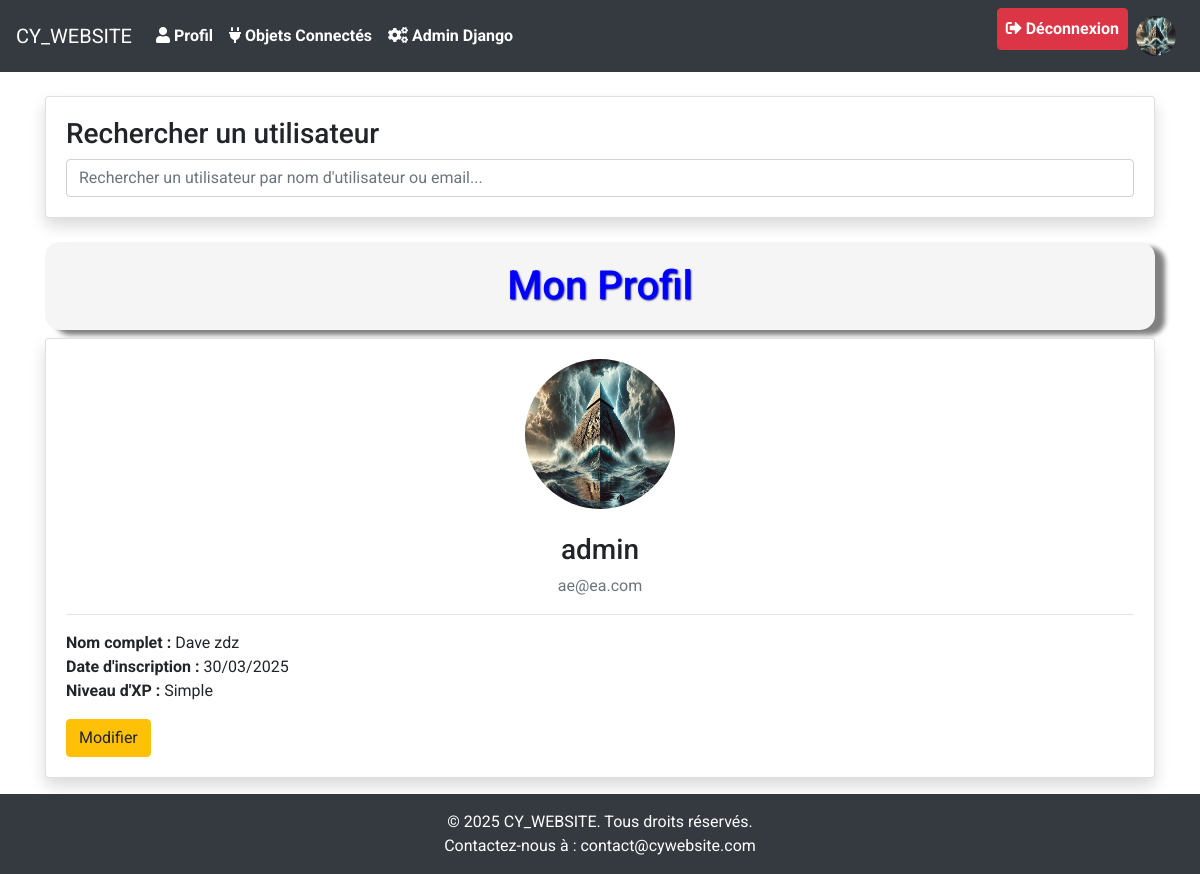
/news/visualisation/ (signed in), run on an earlier commit of the app's database.
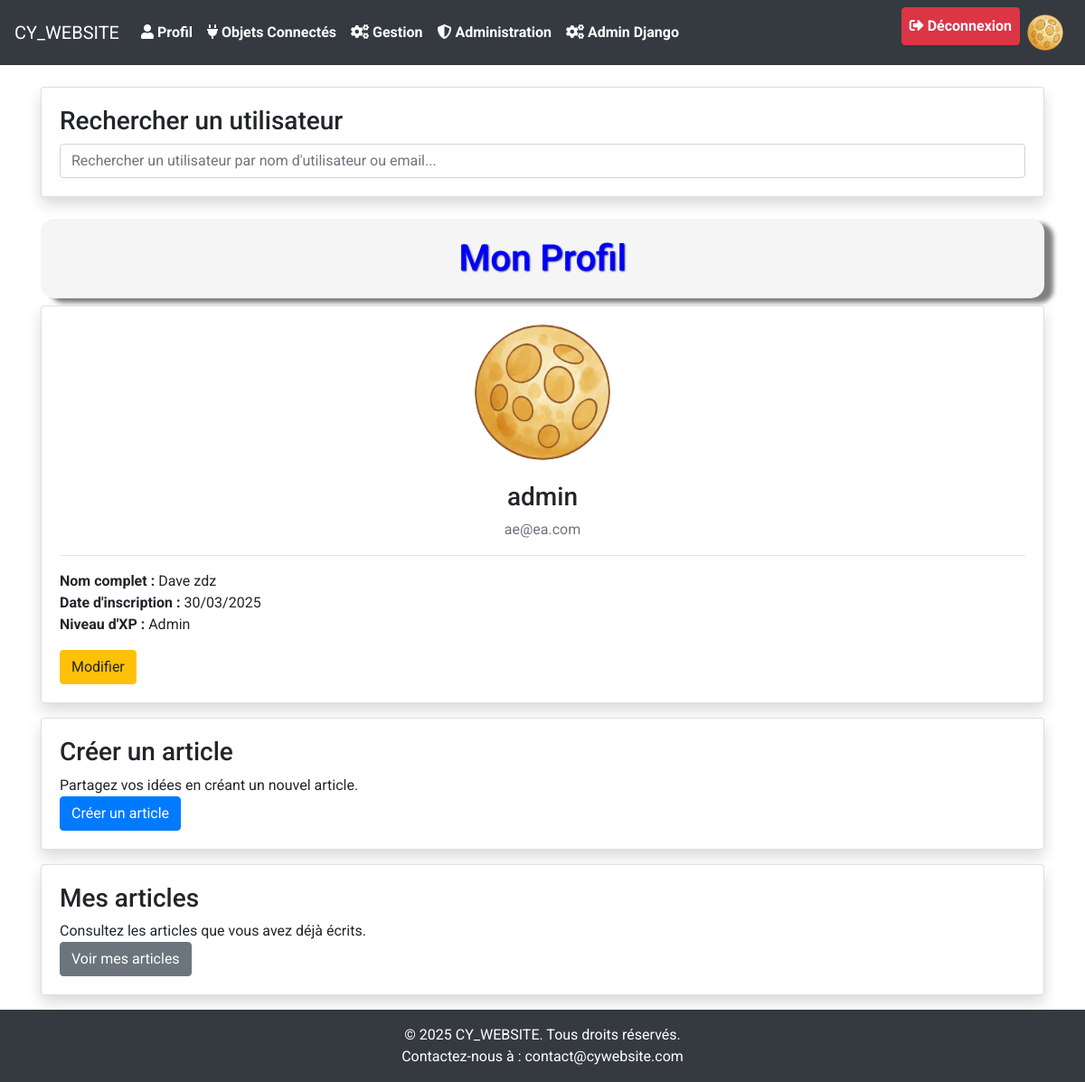
And on a later commit of the database.
### user/models.py (models this page shows, shortened)
class User(AbstractUser):
    profile_picture = models.ImageField(
        upload_to='data/profile_pictures/',
        blank=True,
        null=True,
        help_text="Téléchargez une image de profil (formats acceptés : JPEG, PNG)."
    )
    groups = models.ManyToManyField(
        'auth.Group',
        related_name='custom_user_set',  # Nom unique pour éviter les conflits
        blank=True
    )
    user_permissions = models.ManyToManyField(
        'auth.Permission',
        related_name='custom_user_permissions_set',  # Nom unique pour éviter les conflits
        blank=True
    )
    XP_LEVEL_CHOICES = [
        ('simple', 'Simple'),
        ('intermediate', 'Intermédiaire'),  # Nouveau niveau ajouté
        ('complex', 'Complexe'),
        ('admin', 'Admin'),
    ]
    xp_level = models.CharField(
        max_length=15,  # Augmentez la longueur pour inclure "intermediate"
        choices=XP_LEVEL_CHOICES,
        default='simple',
        verbose_name="Niveau d'XP"
    )
    date_naissance = models.DateField(
        blank=True,
        null=True,
        help_text="Entrez votre date de naissance (format : DD-MM-YYYY)."
    )
    class Meta:
        verbose_name = "Utilisateur"
        verbose_name_plural = "Utilisateurs"
        ordering = ['-date_joined']

### news/views.py (the view)
# urls.py: path('visualisation/', views.visualisation, name='visualisation'),
@login_required
def visualisation(request):
    return render(request, "news/visualisation.html", {"user": request.user})

### news/templates/news/visualisation.html (shortened to what this page needs)
{% extends 'cyWebsite/base.html' %}
{% load static %}
{% block content %}
<div class="container mt-4">
    <div class="card shadow mb-3">
        <div class="card-body">
            <h3>Rechercher un utilisateur</h3>
            <div class="input-group">
                <input type="text" id="search-user-input" class="form-control" placeholder="Rechercher un utilisateur par nom d'utilisateur ou email...">
            </div>
        </div>
    </div>
    <h1 class="text-center mt-4">Mon Profil</h1>
    <div class="card shadow mb-3">
        <div class="card-body">
            <div class="text-center">
                <form method="post" action="{% url 'user:update_profile_picture' %}" enctype="multipart/form-data">
                    <label for="profile_picture_input" style="cursor: pointer;">
                        <img src="{% if user.profile_picture %}{{ user.profile_picture.url }}{% else %}{% static 'default_profile.png' %}{% endif %}"
                             alt="Photo de profil" class="rounded-circle" style="width: 150px; height: 150px;">
                    </label>
                </form>
            </div>
            <h3 class="text-center mt-3">{{ user.username }}</h3>
            <p class="text-center text-muted">{{ user.email }}</p>
            <hr>
            <p><strong>Nom complet :</strong> {{ user.first_name }} {{ user.last_name }}</p>
            <p><strong>Date d'inscription :</strong> {{ user.date_joined|date:"d/m/Y" }}</p>
            <p><strong>Niveau d'XP :</strong> {{ user.get_xp_level_display }}</p>
            <button class="btn btn-warning mt-3" data-toggle="modal" data-target="#editUserInfoModal">Modifier</button>
        </div>
    </div>
    {% if user.xp_level in 'complex admin' %}
    <div class="card shadow mb-3">
        <div class="card-body">
            <h3>Créer un article</h3>
            <p>Partagez vos idées en créant un nouvel article.</p>
            <a href="{% url 'news:create_article' %}" class="btn btn-primary">Créer un article</a>
        </div>
    </div>
    <div class="card shadow mb-3">
        <div class="card-body">
            <h3>Mes articles</h3>
            <p>Consultez les articles que vous avez déjà écrits.</p>
            <a href="{% url 'news:my_articles' %}" class="btn btn-secondary">Voir mes articles</a>
        </div>
    </div>
    {% endif %}
</div>
{% endblock %}

### cyWebsite/templates/cyWebsite/base.html (shortened to what this page needs)
{% load static %}
<!DOCTYPE html>
<html lang="fr">
<head>
    <link rel="stylesheet" href="https://stackpath.bootstrapcdn.com/bootstrap/4.5.2/css/bootstrap.min.css">
    <link rel="stylesheet" href="{% static 'styles.css' %}">
    <link rel="stylesheet" href="https://cdnjs.cloudflare.com/ajax/libs/font-awesome/5.15.4/css/all.min.css">
</head>
<body>
<div class="wrapper">
    <nav class="navbar navbar-expand-lg navbar-dark bg-dark">
        <a class="navbar-brand" href="{% url 'index' %}">CY_WEBSITE</a>
        <div class="collapse navbar-collapse" id="navbarNav">
            <ul class="navbar-nav">
                {% if user.is_authenticated %}
                <li class="nav-item"><a class="nav-link" href="{% url 'news:visualisation' %}"><i class="fas fa-user"></i> Profil</a></li>
                <li class="nav-item"><a class="nav-link" href="{% url 'objConnecte:obj-index' %}"><i class="fas fa-plug"></i> Objets Connectés</a></li>
                {% if user.xp_level in 'complex admin' %}
                    <li class="nav-item"><a class="nav-link" href="{% url 'news:gestion' %}"><i class="fas fa-cogs"></i> Gestion</a></li>
                {% endif %}
                {% if user.xp_level == 'admin' %}
                    <li class="nav-item"><a class="nav-link" href="{% url 'news:administration' %}"><i class="fas fa-shield-alt"></i> Administration</a></li>
                {% endif %}
                <li class="nav-item"><a class="nav-link" href="/admin/"><i class="fas fa-cogs"></i> Admin Django</a></li>
                {% endif %}
            </ul>
            <ul class="navbar-nav ml-auto">
                {% if user.is_authenticated %}
                <li class="nav-item">
                    <a class="nav-link btn btn-danger text-white" href="{% url 'user:logout' %}"><i class="fas fa-sign-out-alt"></i> Déconnexion</a>
                </li>
                <li class="nav-item">
                    <a class="nav-link" href="{% url 'user:update_user' %}">
                        <img src="{% if user.profile_picture %}{{ user.profile_picture.url }}{% else %}{% static 'default_profile.png' %}{% endif %}" alt="Profile Picture" class="rounded-circle" style="width: 40px; height: 40px;" data-toggle="modal" data-target="#profileModal">
                    </a>
                </li>
                {% endif %}
            </ul>
        </div>
    </nav>
    {% block content %}
    {% endblock %}
    <footer class="bg-dark text-center text-white py-3">
        <p>&copy; 2025 CY_WEBSITE. Tous droits réservés.</p>
        <p>Contactez-nous à : <a href="mailto:contact@cywebsite.com" class="text-white">contact@cywebsite.com</a></p>
    </footer>
</div>
</body>
</html>

What changed in the data, as far as the page shows it:
changed User "admin": profile_picture: a different picture; xp_level "Simple" → "Admin"
Also different on the page:
text now shown: "Gestion Administration Créer un article Partagez vos idées en créant un nouvel article. Créer un article Mes articles Consultez les articles que vous avez déjà écrits. Voir mes articles"
